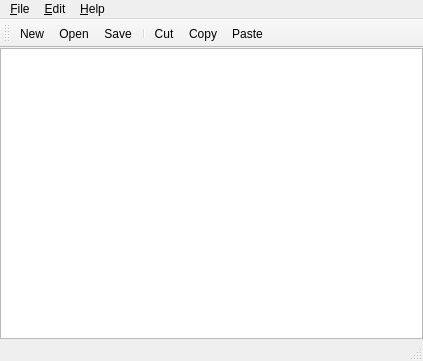
<ui version="4.0" >
 <class>MainWindow</class>
 <widget class="QMainWindow" name="MainWindow" >
  <property name="geometry" >
   <rect>
    <x>0</x>
    <y>0</y>
    <width>423</width>
    <height>361</height>
   </rect>
  </property>
  <property name="windowTitle" >
   <string>CuteEditor</string>
  </property>
  <widget class="QWidget" name="centralwidget" >
   <layout class="QVBoxLayout" >
    <property name="margin" >
     <number>0</number>
    </property>
    <property name="spacing" >
     <number>0</number>
    </property>
    <item>
     <widget class="QTextEdit" name="textEdit" />
    </item>
   </layout>
  </widget>
  <widget class="QMenuBar" name="menubar" >
   <property name="geometry" >
    <rect>
     <x>0</x>
     <y>0</y>
     <width>423</width>
     <height>29</height>
    </rect>
   </property>
   <widget class="QMenu" name="menu_Hilfe" >
    <property name="title" >
     <string>&amp;Help</string>
    </property>
    <addaction name="action_about" />
   </widget>
   <widget class="QMenu" name="menu_Bearbeiten" >
    <property name="title" >
     <string>&amp;Edit</string>
    </property>
    <addaction name="action_undo" />
    <addaction name="action_redo" />
    <addaction name="separator" />
    <addaction name="action_cut" />
    <addaction name="action_copy" />
    <addaction name="action_paste" />
   </widget>
   <widget class="QMenu" name="menu_Datei" >
    <property name="title" >
     <string>&amp;File</string>
    </property>
    <addaction name="action_new" />
    <addaction name="action_open" />
    <addaction name="action_save" />
    <addaction name="action_saveas" />
    <addaction name="separator" />
    <addaction name="action_quit" />
   </widget>
   <addaction name="menu_Datei" />
   <addaction name="menu_Bearbeiten" />
   <addaction name="menu_Hilfe" />
  </widget>
  <widget class="QStatusBar" name="statusbar" />
  <widget class="QToolBar" name="toolBar" >
   <property name="orientation" >
    <enum>Qt::Horizontal</enum>
   </property>
   <attribute name="toolBarArea" >
    <number>4</number>
   </attribute>
   <addaction name="action_new" />
   <addaction name="action_open" />
   <addaction name="action_save" />
   <addaction name="separator" />
   <addaction name="action_cut" />
   <addaction name="action_copy" />
   <addaction name="action_paste" />
  </widget>
  <action name="action_open" >
   <property name="icon" >
    <iconset resource="pics.qrc" >:/pics/fileopen.png</iconset>
   </property>
   <property name="text" >
    <string>&amp;Open...</string>
   </property>
   <property name="statusTip" >
    <string>Opens a file</string>
   </property>
   <property name="whatsThis" >
    <string/>
   </property>
   <property name="shortcut" >
    <string>0</string>
   </property>
  </action>
  <action name="action_saveas" >
   <property name="icon" >
    <iconset>pics/filesaveas.png</iconset>
   </property>
   <property name="text" >
    <string>Save &amp;as</string>
   </property>
   <property name="shortcut" >
    <string/>
   </property>
  </action>
  <action name="action_quit" >
   <property name="icon" >
    <iconset>pics/fileclose.png</iconset>
   </property>
   <property name="text" >
    <string>&amp;Quit</string>
   </property>
  </action>
  <action name="action_about" >
   <property name="text" >
    <string>&amp;Über...</string>
   </property>
  </action>
  <action name="action_new" >
   <property name="icon" >
    <iconset>pics/filenew.png</iconset>
   </property>
   <property name="text" >
    <string>&amp;New</string>
   </property>
   <property name="shortcut" >
    <string>N</string>
   </property>
  </action>
  <action name="action_save" >
   <property name="icon" >
    <iconset>pics/filesave.png</iconset>
   </property>
   <property name="text" >
    <string>&amp;Save</string>
   </property>
   <property name="shortcut" >
    <string>S</string>
   </property>
  </action>
  <action name="action_undo" >
   <property name="icon" >
    <iconset>pics/undo.png</iconset>
   </property>
   <property name="text" >
    <string>&amp;Undo</string>
   </property>
  </action>
  <action name="action_redo" >
   <property name="icon" >
    <iconset>pics/redo.png</iconset>
   </property>
   <property name="text" >
    <string>&amp;Redo</string>
   </property>
  </action>
  <action name="action_copy" >
   <property name="icon" >
    <iconset>pics/editcopy.png</iconset>
   </property>
   <property name="text" >
    <string>C&amp;opy</string>
   </property>
  </action>
  <action name="action_paste" >
   <property name="icon" >
    <iconset>pics/editpaste.png</iconset>
   </property>
   <property name="text" >
    <string>&amp;Paste</string>
   </property>
  </action>
  <action name="action_cut" >
   <property name="icon" >
    <iconset>pics/editcut.png</iconset>
   </property>
   <property name="text" >
    <string>&amp;Cut</string>
   </property>
  </action>
 </widget>
 <resources>
  <include location="pics.qrc" />
 </resources>
 <connections/>
</ui>
